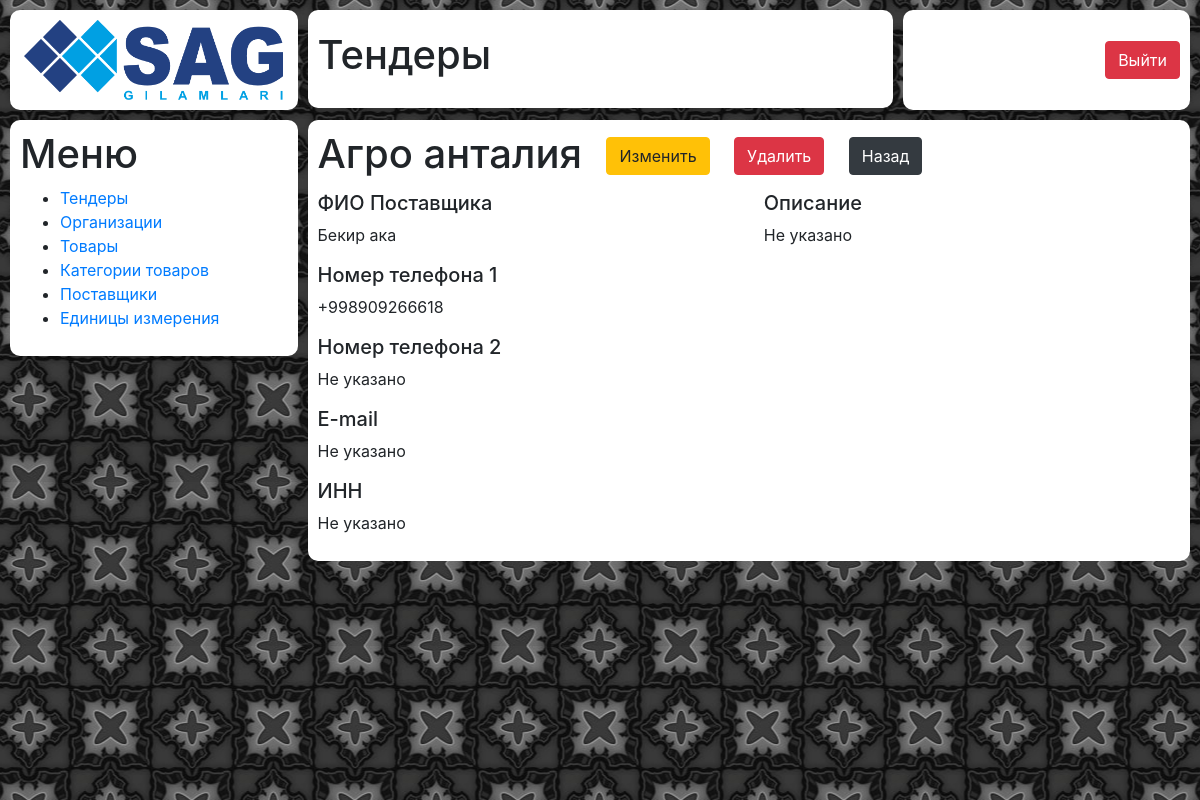
Before: /tender/providers/44/ with the older database file.
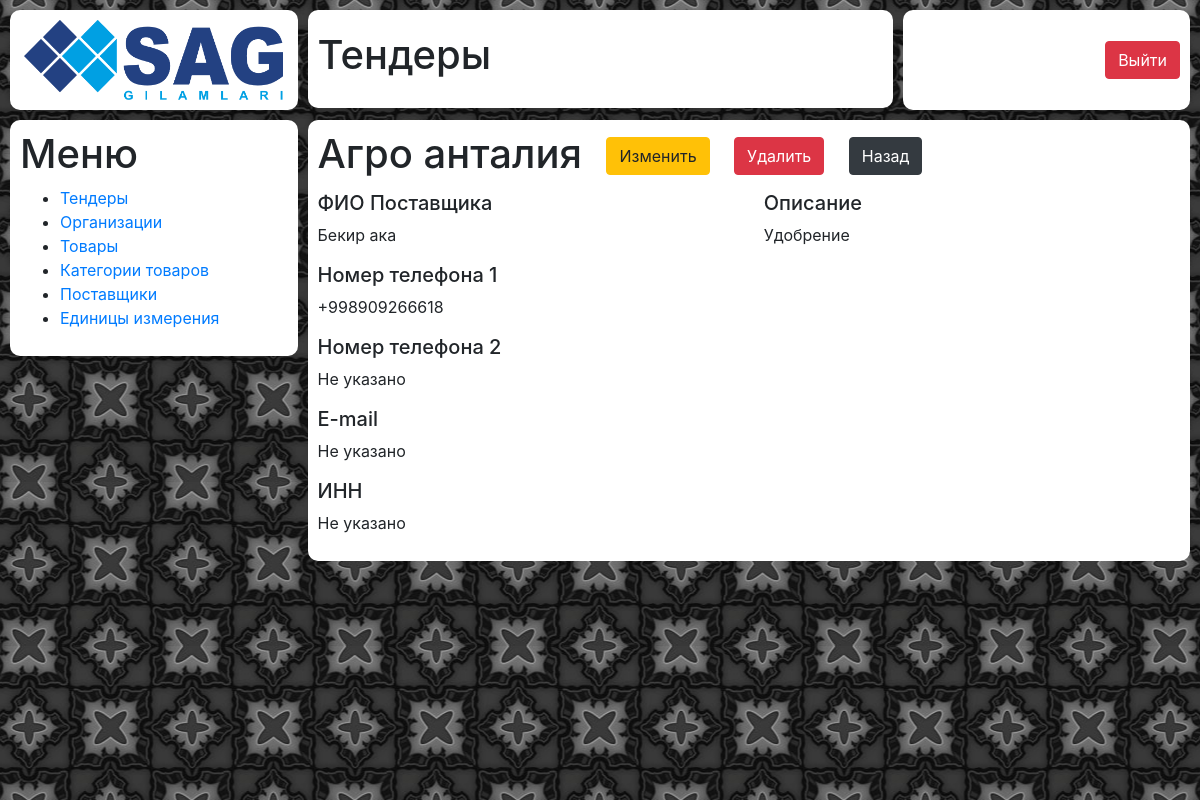
After: the same page with the newer database file.
### tender/models.py (models this page shows)
class Provider(models.Model):
    name = models.CharField(verbose_name='Товар', max_length=200)
    contact = models.CharField(max_length=200, null=True, blank=True)
    phone_1 = models.CharField(max_length=200, null=True, blank=True)
    phone_2 = models.CharField(max_length=200, null=True, blank=True)
    email = models.CharField(max_length=200, null=True, blank=True)
    inn = models.CharField(max_length=200, null=True, blank=True)
    description = models.TextField(null=True, blank=True)

### tender/views.py (the view)
# urls.py: path('providers/<int:id>/', views.provider_detail),
def provider_detail(request, id):
    provider = get_object_or_404(Provider, id=id)
    context = {
        'provider': provider,
    }
    return render(request, 'tender/provider_detail.html', context)

### tender/templates/tender/provider_detail.html (shortened to what this page needs)
{% extends 'wrapper.html' %}
{% load static %}
{% block content %}
    <div class="row incidents">
        {% include 'blocks/logo.html' %}
        {% include 'blocks/title.html' %}
        {% include 'blocks/profile.html' %}
        {% include 'blocks/tender/tender_menu.html' %}
        {% include 'blocks/tender/provider_detail.html' %}
    </div>
{% endblock %}

### tender/templates/blocks/tender/provider_detail.html (shortened to what this page needs)
{% load static %}
<div class="col-xl-9 block__wrapper tenders-new">
    <div class="block tenders-new__wrapper">
        <h1 class="tenders-dashboard__title">{{ provider.name }}</h1>
        <a href="edit/" class="btn btn-warning tenders-dashboard__new-tender">Изменить</a>
        <a href="#" class="open-modal_modal btn btn-danger tenders-dashboard__new-tender" data-modal_modal="#del_{{ product.id }}">Удалить</a>
        <a href="/tender/providers/" class="btn btn-dark tenders-dashboard__new-tender">Назад</a>
        <div class="row">
            <div class="col-xl-6">
                <h5>ФИО Поставщика</h5>
                {% if provider.contact %}
                    <p>{{ provider.contact }}</p>
                {% else %}
                    <p>Не указано</p>
                {% endif %}
                <h5>Номер телефона 1</h5>
                {% if provider.phone_1 %}
                    <p>{{ provider.phone_1 }}</p>
                {% else %}
                    <p>Не указано</p>
                {% endif %}
                <h5>Номер телефона 2</h5>
                {% if provider.phone_2 %}
                    <p>{{ provider.phone_2 }}</p>
                {% else %}
                    <p>Не указано</p>
                {% endif %}
                <h5>E-mail</h5>
                {% if provider.email %}
                    <p>{{ provider.email }}</p>
                {% else %}
                    <p>Не указано</p>
                {% endif %}
                <h5>ИНН</h5>
                {% if provider.inn %}
                    <p>{{ provider.inn }}</p>
                {% else %}
                    <p>Не указано</p>
                {% endif %}
            </div>
            <div class="col-xl-6">
                <h5>Описание</h5>
                {% if provider.description %}
                    <p>{{ provider.description }}</p>
                {% else %}
                    <p>Не указано</p>
                {% endif %}
            </div>
        </div>
    </div>
</div>

Changed rows visible on the page:
changed Provider "Агро анталия": description (not shown) → "Удобрение"
Other visible differences:
text no longer shown: "Не указано"
